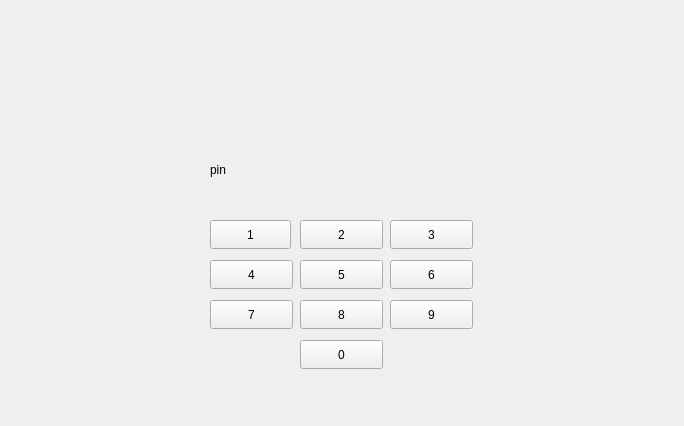
<?xml version="1.0" encoding="UTF-8"?>
<ui version="4.0">
 <class>PinBtns</class>
 <widget class="QWidget" name="PinBtns">
  <property name="geometry">
   <rect>
    <x>0</x>
    <y>0</y>
    <width>684</width>
    <height>426</height>
   </rect>
  </property>
  <property name="windowTitle">
   <string>Form</string>
  </property>
  <widget class="QPushButton" name="pushButton">
   <property name="geometry">
    <rect>
     <x>210</x>
     <y>220</y>
     <width>81</width>
     <height>29</height>
    </rect>
   </property>
   <property name="text">
    <string>1</string>
   </property>
  </widget>
  <widget class="QPushButton" name="pushButton_2">
   <property name="geometry">
    <rect>
     <x>300</x>
     <y>220</y>
     <width>83</width>
     <height>29</height>
    </rect>
   </property>
   <property name="text">
    <string>2</string>
   </property>
  </widget>
  <widget class="QPushButton" name="pushButton_3">
   <property name="geometry">
    <rect>
     <x>390</x>
     <y>220</y>
     <width>83</width>
     <height>29</height>
    </rect>
   </property>
   <property name="text">
    <string>3</string>
   </property>
  </widget>
  <widget class="QPushButton" name="pushButton_4">
   <property name="geometry">
    <rect>
     <x>210</x>
     <y>260</y>
     <width>83</width>
     <height>29</height>
    </rect>
   </property>
   <property name="text">
    <string>4</string>
   </property>
  </widget>
  <widget class="QPushButton" name="pushButton_5">
   <property name="geometry">
    <rect>
     <x>300</x>
     <y>260</y>
     <width>83</width>
     <height>29</height>
    </rect>
   </property>
   <property name="text">
    <string>5</string>
   </property>
  </widget>
  <widget class="QPushButton" name="pushButton_6">
   <property name="geometry">
    <rect>
     <x>390</x>
     <y>260</y>
     <width>83</width>
     <height>29</height>
    </rect>
   </property>
   <property name="text">
    <string>6</string>
   </property>
  </widget>
  <widget class="QPushButton" name="pushButton_7">
   <property name="geometry">
    <rect>
     <x>210</x>
     <y>300</y>
     <width>83</width>
     <height>29</height>
    </rect>
   </property>
   <property name="text">
    <string>7</string>
   </property>
  </widget>
  <widget class="QPushButton" name="pushButton_8">
   <property name="geometry">
    <rect>
     <x>300</x>
     <y>300</y>
     <width>83</width>
     <height>29</height>
    </rect>
   </property>
   <property name="text">
    <string>8</string>
   </property>
  </widget>
  <widget class="QPushButton" name="pushButton_9">
   <property name="geometry">
    <rect>
     <x>390</x>
     <y>300</y>
     <width>83</width>
     <height>29</height>
    </rect>
   </property>
   <property name="text">
    <string>9</string>
   </property>
  </widget>
  <widget class="QPushButton" name="pushButton_10">
   <property name="geometry">
    <rect>
     <x>300</x>
     <y>340</y>
     <width>83</width>
     <height>29</height>
    </rect>
   </property>
   <property name="text">
    <string>0</string>
   </property>
  </widget>
  <widget class="QLabel" name="label">
   <property name="geometry">
    <rect>
     <x>210</x>
     <y>160</y>
     <width>261</width>
     <height>20</height>
    </rect>
   </property>
   <property name="text">
    <string>pin                   </string>
   </property>
  </widget>
 </widget>
 <resources/>
 <connections/>
</ui>
